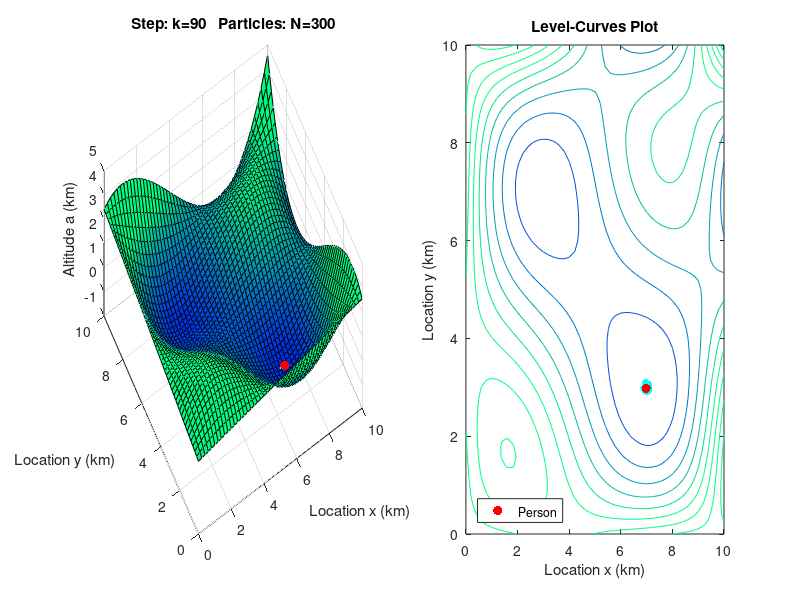

This figure's MATLAB source:
function meanErr = RE_ProblemSet5Problem5_Solution()
% meanErr = RE_ProblemSet5Problem5_Solution()
%
% Example Solution to Problem 5 of the Particle Filtering Problem Set.
%
% Outputs a performance measure of the Particle Filter: The mean of the
% average Euclidean distance error of the 50% closest particles to the
% person. You may use this to fine-tune your implementation.
%
% Class:
% Recursive Estimation
% Spring 2018
% Problem Set 5, Particle Filtering
%
% --
% Revision history
% [19.05.11, ST]    First version by Sebastian Trimpe for Recitation
% [28.05.13, PR]    Adapted for Particle Filter Problem Set

%% PF Setup
% Select Number of Particles
N = 300;
% Select Number of Simulation Steps:
Nsim = 90;

%% Animation Setup
% Delay in between time steps
pauseSec = 0.01;
% Activate step-by-step animation, press any key on the keyboard to proceed
% by one time step. Abort by pressing any mouse button.
activateButtonPress = 0;

%% System Parameters
% Process model
theta = 1/12;       % Horizontal velocity of person, in km (per time step)
Q = (theta/4)^2*eye(2); % Process noise variance in kilometers^2
s0 = [7.5; 7.5];        % Mean of initial state distribution in kilometers
P0 = 1/25*eye(2); % Variance of initial state distribution in kilometers^2

% Measurement model
R = (0.05)^2;   % Variance of measurement noise in kilometers^2

%% Initialize Storage Arrays for Person State, Measurements, and Particles

% Person State:
personStates = zeros(2,Nsim + 1); % [s(0), s(1), s(2),...,s(Nsim)]
% personStates(1,n): person location x at time k = n - 1
% personStates(2,n): person location y at time k = n - 1

% Measurements:
measurements = zeros(1,Nsim + 1);
% measurements(n): altitude measurement z at time k = n - 1

% Posterior particles:
posteriorParticles = zeros(2,N,Nsim + 1);
% posteriorParticles(1,:,n): posterior particles of location x at k = n - 1
% posteriorParticles(2,:,n): posterior particles of location y at k = n - 1

% If error measure requested, initialize error array:
if(nargout > 0)
    errs = zeros(1,Nsim+1);
end

%% CHANGE CODE HERE: Simulation of person, Part a)
% Run this function after you implemented Part a) to check the results.

% Draw random initial state s(0) here: %%%%%%%%%%%%%%%%%%%%%%%%%%%%%%%%%%%%
personStates(:,1) = s0 + chol(P0)*randn(2,1);

for k = 2:(Nsim+1) % for k = 1:Nsim (2:Nsim+1 because Matlab is 1-based indexing)
    % Implement the update of the person's state here: %%%%%%%%%%%%%%%%%%%%
    % Get current altitude and terrain gradient
    [~,grad] = altitudeAndGradient(personStates(1,k-1),personStates(2,k-1));
    % Update person location:
    processNoiseSample = chol(Q)*randn(2,1); % v(k-1), in km
    % s(k) = s(k-1) - theta * grad / |grad| + v(k-1), in km
    personStates(:,k) = personStates(:,k-1) - theta*grad/norm(grad) + processNoiseSample;
    % Generate a measurement here: %%%%%%%%%%%%%%%%%%%%%%%%%%%%%%%%%%%%%%%%
    measurementNoiseSample = sqrt(R)*randn; % meas. noise sample w(k), in km
    % Get current altitude of person:
    altitude = altitudeAndGradient(personStates(1,k), personStates(2,k));
    measurements(k) =  altitude + measurementNoiseSample; % = z(k), in km
end

%% CHANGE CODE HERE: Particle Filter, Parts b) - d)
% You can run and test your code after implementing each part.

% If you want to check your solution to parts b) and c), indicate this
% here, for the solution with roughening, set part = 'd'.
part = 'd';

% Implement particle initialization here: %%%%%%%%%%%%%%%%%%%%%%%%%%%%%%%%%
posteriorParticles(:,:,1) = repmat(s0,1,N) + chol(P0)*randn(2,N);

for k = 2:(Nsim + 1)
    % b) Implement process update here: %%%%%%%%%%%%%%%%%%%%%%%%%%%%%%%%%%%
    % get gradients at particle positions:
    [~,grads] = altitudeAndGradient(posteriorParticles(1,:,k-1),posteriorParticles(2,:,k-1));
    % get gradient norms:
    normGrads = sqrt(sum(grads.^2));
    % draw noise samples:
    processNoiseSamples = chol(Q)*randn(2,N);
    % calculate prior particles:
    priorParticles = posteriorParticles(:,:,k-1) - theta * grads./[normGrads;normGrads] + processNoiseSamples;
    
    if(part > 'b')
        % c) Implement measurement update here: %%%%%%%%%%%%%%%%%%%%%%%%%%%
        % get heights of particles:
        [hparticles] = altitudeAndGradient(priorParticles(1,:),priorParticles(2,:));
        % get measurement likelihood of particles, beta_i = f_w(z - h_i) with
        % h_i the height of particle i, and z the given measurement
        betas = exp(-(measurements(k) - hparticles).^2/(2*R));
        % the normalization factor 1/sqrt(2*pi*R) is not neccessary, since the
        % betas will be normalized later anyway. Therefore, the above yields
        % the same result, after normalization, as using the full definition of
        % the Gaussian distribution:
        % betas = 1/sqrt(2*pi*R)*exp(-(measurements(k) - hparticles).^2/(2*R))
        if(sum(betas) > 0)
            % normalize weights
            betas = betas/sum(betas);
        else
            % In theory, this should never happen since the measurement noise
            % is Gaussian and nonzero for all z - h(x,y). In practice however,
            % if the particles are really far away from the actual person, the
            % particle weights can be set to zero due to numerical round-off.
            % In this case, we just assign equal probabilities to all
            % particles, which is not a good solution to this problem (i.e. use
            % something smarter in the programming exercise).
            betas = ones(1,N)*1/N;
            warning('Particle weights were all zero')
        end
        % build cumulative sum of particles (similar to a CDF)
        betaCumSum = cumsum(betas);
        % Resample according to lecture notes:
        for i = 1:N
            randNumber = rand;
            ind = find(betaCumSum >= randNumber,1,'first');
            posteriorParticles(:,i,k) = priorParticles(:,ind);
        end
        
        if(part > 'c')
            % d) Implement roughening here: %%%%%%%%%%%%%%%%%%%%%%%%%%%%%%%
            K = 0.5; % Roughening parameter, tuned for the specific number of particles used
            D = 2;    % Dimension of the state space
            % Find maximal inter-sample variability
            Ei = [max(posteriorParticles(1,:,k)) - min(posteriorParticles(1,:,k));
                max(posteriorParticles(2,:,k)) - min(posteriorParticles(2,:,k))];
            % Build diagonal matrix of standard deviations for drawing roughening samples:
            StdRough = K*diag(Ei)*N^(-1/D);
            % Get roughening samples from Gaussian distribution with StdRough stand. dev.
            deltaX = StdRough*randn(2,N);
            % and add them to posterior particles:
            posteriorParticles(:,:,k) = posteriorParticles(:,:,k) + deltaX;
        end 
    else % if part b), set posterior particles to prior ones
        posteriorParticles(:,:,k) = priorParticles;
    end
    % Leave this part - used for performance assessment and optional output
    if(nargout > 0)
        % evaluate mean error of 50% closest particles:
        dists = sqrt(sum([posteriorParticles(1,:,k) - personStates(1,k);
            posteriorParticles(2,:,k) - personStates(2,k)].^2));
        dsorted = sort(dists,'ascend'); % sort distances
        errs(k) = mean(dsorted(1:floor(length(dsorted)/2)));
    end
end

% If output requested, do not show animation
if(nargout > 0)
    meanErr = mean(errs);
    return
end

%% PLOT RESULTS (You should not need to change anything here).
% Setup
gridding = 0:0.2:10;
% Axis limits
xLim = [0 gridding(end)];
yLim = [0 gridding(end)];
zLim = [-1 5];

% 3D plot
try close(1); catch end % try to close figure 1 first
figure(1)
subplot(1,2,1)
[x_mesh,y_mesh] = meshgrid(gridding, gridding);
[h_mesh,~] = altitudeAndGradient(x_mesh,y_mesh);
surf(x_mesh,y_mesh,h_mesh);
caxis([-1 2.2])
colormap winter
% set view
view([-30,60]);
set(gca,'xlim',xLim);
set(gca,'ylim',yLim);
set(gca,'zlim',zLim);
xlabel('Location x (km)')
ylabel('Location y (km)')
zlabel('Altitude a (km)')
hold on

% 2D plot
subplot(1,2,2)
[x_mesh,y_mesh] = meshgrid(gridding, gridding);
[h_mesh,~] = altitudeAndGradient(x_mesh,y_mesh);
contour(x_mesh,y_mesh,h_mesh);
set(gca,'xlim',xLim);
set(gca,'ylim',yLim);
caxis([-1 2.2])
title('Level-Curves Plot')
xlabel('Location x (km)')
ylabel('Location y (km)')
hold on;

% Set position and width of figure
pos = get(gcf,'Position');
pos(1) = 100;
pos(3) = 1000;
set(gcf,'Position',pos);

hperson = [];
hparticles = [];

% plot particles, if any of the first x location particles are nonzero (for cases b-d)
plotParticles = any(posteriorParticles(1,:,1));

% Show Animation
for k = 1:(Nsim + 1)
    if(plotParticles)
        % plot particles as well
        % 3D:
        subplot(1,2,1)
        try delete(hparticles(1)); catch end
        [hval,~] = altitudeAndGradient(posteriorParticles(1,:,k),posteriorParticles(2,:,k));    % h value
        hparticles(1) = plot3(posteriorParticles(1,:,k),posteriorParticles(2,:,k),hval,'c.','MarkerSize',15);
        % 2D:
        subplot(1,2,2)
        try delete(hparticles(2)); catch end
        hparticles(2) = plot(posteriorParticles(1,:,k),posteriorParticles(2,:,k),'c.','MarkerSize',15);
    end
    % plot actual location of person
    % delete previous location:
    try delete(hperson(1)); catch end
    subplot(1,2,1)
    % Plot person's true state
    [hval,~] = altitudeAndGradient(personStates(1,k),personStates(2,k));    % h value
    % plot person 100m above actual location, so that the person marker is
    % still visible among all PF particles.
    hperson(1) = plot3(personStates(1,k),personStates(2,k),hval+0.1,'r.','Markersize',20);
    title(['Step: k=',int2str(k-1),'   Particles: N=',int2str(N),'']);
    try delete(hperson(2)); catch end
    subplot(1,2,2)
    hperson(2) = plot(personStates(1,k),personStates(2,k),'r.','Markersize',20);
    legend(hperson(2),'Person','Location','SouthWest')
    if(activateButtonPress)
        if(~waitforbuttonpress())
            break;
        end
    else
        pause(pauseSec)
    end
end

%% Altitude and gradient function: (you should not need to change this)

% [a,grad] = altitudeAndGradient(x,y)
% Function that returns the altitude and its gradient given a location
% INPUT:
% x,y:  Coordinates of person, in km
% OUTPUT:
% a:    altitude at location given by x,y, in km
% grad: gradient of terrain at location x,y: [dh/dx; dh/dy](x,y), w.o. unit
    function [a,grad] = altitudeAndGradient(x, y)
        % values and gradient of l (level/elevation).
        coeff = [   -1.394079911146759e+001
            4.318449838008606e+001
            -5.873035185058867e-002
            -1.400961327221415e+001
            4.393262455274894e+001
            -6.301283314674033e-002
            1.936241014498105e+002
            -5.881117127815230e+002
            -5.803913633249534e+002
            1.558126588975868e+003
            1.575320828668508e+002
            1.468258796264717e+002
            2.000000000000000e+003];
        
        
        h = @(x,y) 1*x.^3.*y.^3 + coeff(1)*x.^2.*y.^3 + coeff(2)*x.*y.^3 + coeff(3).*y.^3 ...
            + coeff(4)*x.^3.*y.^2 + coeff(5)*x.^3.*y + coeff(6)*x.^3 ...
            + coeff(7)*x.^2.*y.^2 ...
            + coeff(8)*x.^2.*y + coeff(9)*x.*y.^2 + coeff(10)*x.*y ...
            + coeff(11)*x + coeff(12)*y + coeff(13);
        
        
        dhdx = @(x,y) 3*x.^2.*y.^3 + 2*coeff(1)*x.*y.^3 + coeff(2)*y.^3 + 0*coeff(3) ...
            + 3*coeff(4)*x.^2.*y.^2 + 3*coeff(5)*x.^2.*y + 3*coeff(6)*x.^2 ...
            + 2*coeff(7)*x.*y.^2 ...
            + 2*coeff(8)*x.*y + coeff(9)*y.^2 + coeff(10)*y ...
            + coeff(11) + 0*coeff(12) + 0*coeff(13);
        
        dhdy = @(x,y) 3*x.^3.*y.^2 + 3*coeff(1)*x.^2.*y.^2 + 3*coeff(2)*x.*y.^2 + 3*coeff(3).*y.^2 ...
            + 2*coeff(4)*x.^3.*y + coeff(5)*x.^3 + 0*coeff(6) ...
            + 2*coeff(7)*x.^2.*y ...
            + coeff(8)*x.^2 + 2*coeff(9)*x.*y + coeff(10)*x ...
            + 0*coeff(11) + coeff(12) + 0*coeff(13);
        
        % convert to KM here
        a = 0.001 * h(x,y);
        grad = 0.001 * [dhdx(x,y); dhdy(x,y)];
    end
end